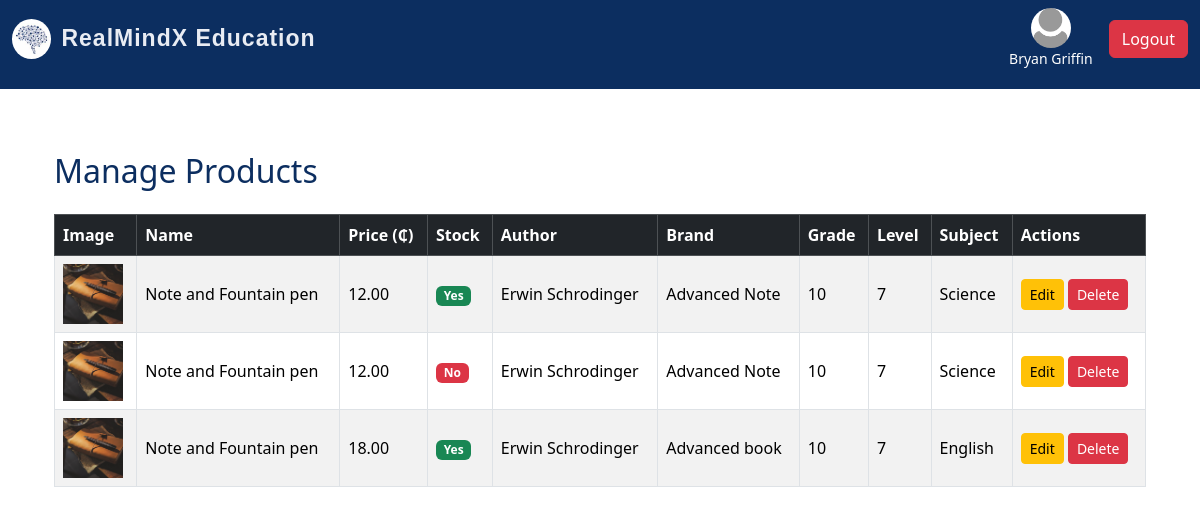
Page /admin/manage-products (signed in) on the committed database.
### realmind/models/admin.py (models this page shows, shortened)
class Admin(UserMixin, db.Model):
    id = db.Column(db.Integer, primary_key=True)
    username = db.Column(db.String(150), unique=True, nullable=False)
    email = db.Column(db.String(150), unique=True, nullable=False)
    password = db.Column(db.String(150), nullable=False)
    profile_pic = db.Column(db.String(200), nullable=True)
    job_posts = db.relationship('JobPost', backref='admin', lazy=True)
    news_posts = db.relationship('News', backref='admin', lazy=True)
    @property
    def is_admin(self):
        return True

### realmind/models/products.py (models this page shows, shortened)
class Product(db.Model):
    id = db.Column(db.Integer, primary_key=True)
    name = db.Column(db.String(120), nullable=False)
    description = db.Column(db.Text, nullable=False)
    price = db.Column(db.Float, nullable=False)
    discount_percentage = db.Column(db.Float, default=0.0)
    image_filename = db.Column(db.String(120), nullable=True)
    in_stock = db.Column(db.Boolean, default=True)
    date_created = db.Column(db.DateTime, default=datetime.utcnow)
    ecommerce_product_id = db.Column(db.Integer, nullable=True)
    author = db.Column(db.String(120), nullable=True)
    grade = db.Column(db.String(50), nullable=True)
    level = db.Column(db.String(50), nullable=True)
    subject = db.Column(db.String(100), nullable=True)
    brand = db.Column(db.String(100), nullable=True)
    admin_id = db.Column(db.Integer, db.ForeignKey('admin.id'), nullable=False)
    admin = db.relationship('Admin', backref=db.backref('products', lazy=True))
    category_id = db.Column(db.Integer, db.ForeignKey('category.id'), nullable=True)
    category = db.relationship('Category', back_populates='products')

### realmind/routes/admin_routes.py (the view)
@admin_bp.route('/admin/manage-products')
@login_required
def manage_products():
    products = Product.query.order_by(Product.date_created.desc()).all()
    return render_template('admin/manage_products.html', products=products)

### realmind/templates/admin/manage_products.html (shortened to what this page needs)
{% extends "index.html" %}
{% block content %}
<div class="container my-5">
  <h2 class="mb-4">Manage Products</h2>
  <div class="table-responsive">
    <table class="table table-bordered table-striped align-middle">
      <thead class="table-dark">
        <tr>
          <th>Image</th>
          <th>Name</th>
          <th>Price (₵)</th>
          <th>Stock</th>
          <th>Author</th>
          <th>Brand</th>
          <th>Grade</th>
          <th>Level</th>
          <th>Subject</th>
          <th>Actions</th>
        </tr>
      </thead>
      <tbody>
        {% for product in products %}
        <tr>
          <td>
            <img src="{{ url_for('static', filename='uploads/' ~ product.image_filename) }}" width="60" height="60" style="object-fit: cover;">
          </td>
          <td>{{ product.name }}</td>
          <td>{{ '%.2f'|format(product.price) }}</td>
          <td>
            {% if product.in_stock %}
              <span class="badge bg-success">Yes</span>
            {% else %}
              <span class="badge bg-danger">No</span>
            {% endif %}
          </td>
          <td>{{ product.author or '-' }}</td>
          <td>{{ product.brand or '-' }}</td>
          <td>{{ product.grade or '-' }}</td>
          <td>{{ product.level or '-' }}</td>
          <td>{{ product.subject or '-' }}</td>
          <td>
            <a href="{{ url_for('admin.edit_product', product_id=product.id) }}" class="btn btn-sm btn-warning">Edit</a>
            <button class="btn btn-sm btn-danger" data-bs-toggle="modal" data-bs-target="#deleteModal{{ product.id }}">Delete</button>
          </td>
        </tr>
        {% endfor %}
      </tbody>
    </table>
  </div>
</div>
{% endblock %}

### realmind/templates/index.html (shortened to what this page needs)
<!DOCTYPE html>
<html lang="en">
<head>
  <link rel="stylesheet" href="https://cdn.jsdelivr.net/npm/bootstrap@5.3.3/dist/css/bootstrap.min.css">
  <link rel="stylesheet" href="https://cdnjs.cloudflare.com/ajax/libs/font-awesome/6.6.0/css/all.min.css">
  <link rel="stylesheet" href="{{ url_for('static', filename='main.css') }}">
</head>
<body>
<nav class="navbar navbar-expand-lg navbar-dark bg-steel fixed-top">
  <div class="container-fluid">
<a class="navbar-brand d-flex align-items-center"
   href="{% if current_user.is_authenticated %}
            {% if current_user.is_admin %}
              {{ url_for('admin.admin_dashboard') }}
            {% else %}
              {{ url_for('user.users_dashboard') }}
            {% endif %}
         {% else %}
            {{ url_for('main.home') }}
         {% endif %}">
  <img src="{{ url_for('static', filename='images/brain.jpg') }}" alt="Logo" style="height: 40px; border-radius: 50%; margin-right: 10px;">
  RealMindX Education
</a>
    <div class="collapse navbar-collapse justify-content-end" id="navbarNav">
      <ul class="navbar-nav">
        {% if current_user.is_authenticated %}
        <li class="nav-item d-flex align-items-center ms-2">
          <div class="d-flex flex-column align-items-center text-white me-3">
            {% if current_user.profile_pic %}
              <img src="{{ url_for('static', filename='uploads/' ~ current_user.profile_pic) }}"
                   alt="Profile"
                   style="width: 40px; height: 40px; border-radius: 50%; object-fit: cover;">
            {% else %}
              <img src="{{ url_for('static', filename='images/default-profile.webp') }}"
                   alt="Default Profile"
                   style="width: 40px; height: 40px; border-radius: 50%; object-fit: cover;">
            {% endif %}
            <small>{{ current_user.username }}</small>
          </div>
          <a class="btn btn-danger" href="{{ url_for('auth.logout') }}">Logout</a>
        </li>
        {% endif %}
      </ul>
    </div>
  </div>
</nav>
<main class="container mt-5 pt-4">
  {% block content %}{% endblock %}
</main>
</body>
</html>

### realmind/static/main.css (style rules this page uses)
html,body { position: relative; color: #0f0505; display: flex; flex-direction: column; margin: 0; margin-top: 1.0rem; }
.container { flex: 1; }
.navbar { margin-bottom: 0; padding-bottom: 20px; }
.navbar-brand { text-decoration: none; font-family: "Poppins", sans-serif; font-size: 23px; font-weight: bold; color:rgb(233, 236, 243); letter-spacing: 1px; }
.bg-steel { background-color: #0C2E60; }
.navbar-nav a { font-size: 16px; font-weight: 400; display: flex; align-items: center; gap: 5px; color: #ffffff; }
h1, h2, h3, h4 { color: #0C2E60; }
label, button { font-size: 20px; }

### rows in the picture
Admin: username "Bryan Griffin"
Product: image_filename (picture), name "Note and Fountain pen", price "12.00", in_stock "Yes", author "Erwin Schrodinger", brand "Advanced Note", grade "10", level "7", subject "Science"
Product: image_filename (picture), name "Note and Fountain pen", price "12.00", in_stock "No", author "Erwin Schrodinger", brand "Advanced Note", grade "10", level "7", subject "Science"
Product: image_filename (picture), name "Note and Fountain pen", price "18.00", in_stock "Yes", author "Erwin Schrodinger", brand "Advanced book", grade "10", level "7", subject "English"
